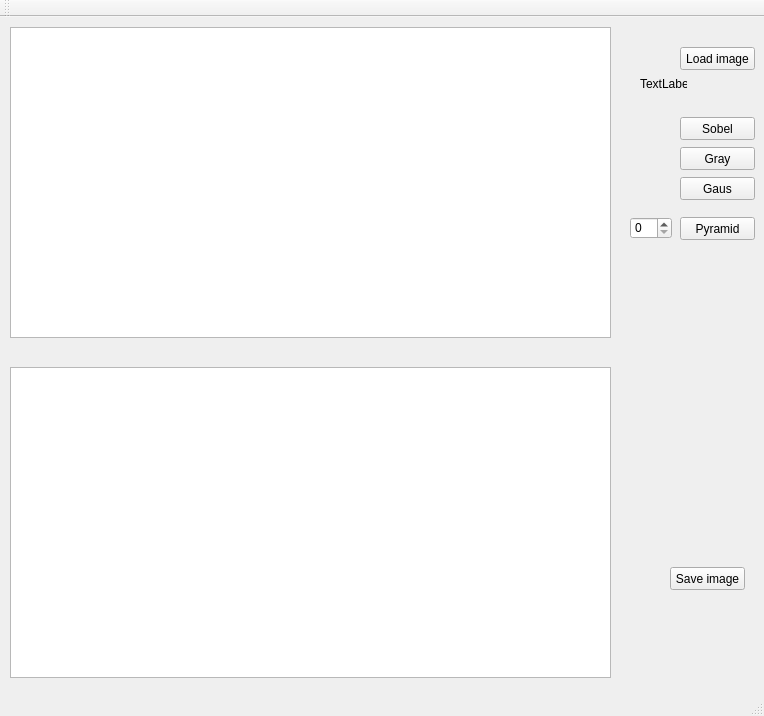
<?xml version="1.0" encoding="UTF-8"?>
<ui version="4.0">
 <class>MainWindow</class>
 <widget class="QMainWindow" name="MainWindow">
  <property name="geometry">
   <rect>
    <x>0</x>
    <y>0</y>
    <width>764</width>
    <height>716</height>
   </rect>
  </property>
  <property name="windowTitle">
   <string>MainWindow</string>
  </property>
  <widget class="QWidget" name="centralWidget">
   <widget class="QPushButton" name="pushButton">
    <property name="geometry">
     <rect>
      <x>680</x>
      <y>30</y>
      <width>75</width>
      <height>23</height>
     </rect>
    </property>
    <property name="text">
     <string>Load image</string>
    </property>
   </widget>
   <widget class="QGraphicsView" name="graphicsView">
    <property name="geometry">
     <rect>
      <x>10</x>
      <y>10</y>
      <width>601</width>
      <height>311</height>
     </rect>
    </property>
   </widget>
   <widget class="QLabel" name="label">
    <property name="geometry">
     <rect>
      <x>620</x>
      <y>70</y>
      <width>47</width>
      <height>13</height>
     </rect>
    </property>
    <property name="text">
     <string/>
    </property>
   </widget>
   <widget class="QGraphicsView" name="graphicsView_2">
    <property name="geometry">
     <rect>
      <x>10</x>
      <y>350</y>
      <width>601</width>
      <height>311</height>
     </rect>
    </property>
   </widget>
   <widget class="QPushButton" name="pushButton_Sobel">
    <property name="geometry">
     <rect>
      <x>680</x>
      <y>100</y>
      <width>75</width>
      <height>23</height>
     </rect>
    </property>
    <property name="text">
     <string>Sobel</string>
    </property>
   </widget>
   <widget class="QPushButton" name="pushButton_Save">
    <property name="geometry">
     <rect>
      <x>670</x>
      <y>550</y>
      <width>75</width>
      <height>23</height>
     </rect>
    </property>
    <property name="text">
     <string>Save image</string>
    </property>
   </widget>
   <widget class="QLabel" name="label_2">
    <property name="geometry">
     <rect>
      <x>640</x>
      <y>60</y>
      <width>47</width>
      <height>13</height>
     </rect>
    </property>
    <property name="text">
     <string>TextLabel</string>
    </property>
   </widget>
   <widget class="QPushButton" name="pushButton_GrayImg">
    <property name="geometry">
     <rect>
      <x>680</x>
      <y>130</y>
      <width>75</width>
      <height>23</height>
     </rect>
    </property>
    <property name="text">
     <string>Gray</string>
    </property>
   </widget>
   <widget class="QPushButton" name="pushButton_Gaus">
    <property name="geometry">
     <rect>
      <x>680</x>
      <y>160</y>
      <width>75</width>
      <height>23</height>
     </rect>
    </property>
    <property name="text">
     <string>Gaus</string>
    </property>
   </widget>
   <widget class="QPushButton" name="pushButton_Pyramid">
    <property name="geometry">
     <rect>
      <x>680</x>
      <y>200</y>
      <width>75</width>
      <height>23</height>
     </rect>
    </property>
    <property name="text">
     <string>Pyramid</string>
    </property>
   </widget>
   <widget class="QSpinBox" name="spinBox_OctaveNumber">
    <property name="geometry">
     <rect>
      <x>630</x>
      <y>200</y>
      <width>42</width>
      <height>22</height>
     </rect>
    </property>
   </widget>
  </widget>
  <widget class="QMenuBar" name="menuBar">
   <property name="geometry">
    <rect>
     <x>0</x>
     <y>0</y>
     <width>764</width>
     <height>21</height>
    </rect>
   </property>
  </widget>
  <widget class="QToolBar" name="mainToolBar">
   <attribute name="toolBarArea">
    <enum>TopToolBarArea</enum>
   </attribute>
   <attribute name="toolBarBreak">
    <bool>false</bool>
   </attribute>
  </widget>
  <widget class="QStatusBar" name="statusBar"/>
 </widget>
 <layoutdefault spacing="6" margin="11"/>
 <resources/>
 <connections/>
</ui>
